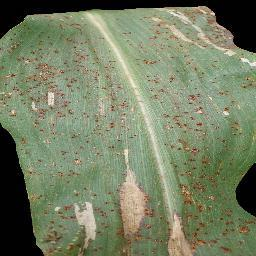
%> input picture Corn_(maize)___Common_rust_/12.JPG, 256 x 256 px, given in place of 9.jpg, which was not available
$ octave train_Potato_Early_blight.m   (GNU Octave 9; MATLAB toolbox functions it lacks are replaced by stand-ins)
%> lines starting %> are read from the running program, lines starting %| are printed output that depends on the picture; in (x1, y1, x2, y2) boxes, pixels count from 0 and x2, y2 are one past the last pixel; in counts of white or black regions, pixels touching at a corner belong together; the program's own positions count from 1; pictures that were not available may be replaced by others from this repository, and a replacement may not be noted
### EvaluateFeatures.m
% Function to call and evaluate features
function [feat_disease seg_img] =  EvaluateFeatures(I)

% Color Image Segmentation
% Use of K Means clustering for segmentation
% Convert Image from RGB Color Space to L*a*b* Color Space
% The L*a*b* space consists of a luminosity layer 'L*', chromaticity-layer 'a*' and 'b*'.
% All of the color information is in the 'a*' and 'b*' layers.
cform = makecform('srgb2lab');
% Apply the colorform
lab_he = applycform(I,cform);

% Classify the colors in a*b* colorspace using K means clustering.
% Since the image has 3 colors create 3 clusters.
% Measure the distance using Euclidean Distance Metric.
ab = double(lab_he(:,:,2:3));
nrows = size(ab,1);
ncols = size(ab,2);
ab = reshape(ab,nrows*ncols,2);
nColors = 3;
[cluster_idx cluster_center] = kmeans(ab,nColors,'distance','sqEuclidean', ...
                                      'Replicates',3);
%[cluster_idx cluster_center] = kmeans(ab,nColors,'distance','sqEuclidean','Replicates',3);
% Label every pixel in tha image using results from K means
pixel_labels = reshape(cluster_idx,nrows,ncols);
%figure,imshow(pixel_labels,[]), title('Image Labeled by Cluster Index');

% Create a blank cell array to store the results of clustering
segmented_images = cell(1,3);
% Create RGB label using pixel_labels
rgb_label = repmat(pixel_labels,[1,1,3]);

for k = 1:nColors
    colors = I;
    colors(rgb_label ~= k) = 0;
    segmented_images{k} = colors;
end


figure, subplot(2,4,1);imshow(I);title('Original Image'); subplot(2,4,2);imshow(segmented_images{1});title('Cluster 1'); subplot(2,4,3);imshow(segmented_images{2});title('Cluster 2');
subplot(2,4,4);imshow(segmented_images{3});title('Cluster 3');


% Feature Extraction
x = inputdlg('Enter the cluster no. containing the disease affected leaf part only:');
i = str2double(x);
% Extract the features from the segmented image
seg_img = segmented_images{i};

% Convert to grayscale if image is RGB
if ndims(seg_img) == 3
   img = rgb2gray(seg_img);
end
%figure, imshow(img); title('Gray Scale Image');

% Evaluate the disease affected area
black = im2bw(seg_img,graythresh(seg_img));
%figure, imshow(black);title('Black & White Image');
m = size(seg_img,1);
n = size(seg_img,2);

zero_image = zeros(m,n);
%G = imoverlay(zero_image,seg_img,[1 0 0]);

cc = bwconncomp(seg_img,6); %finds the 6-conneced components in the image
diseasedata = regionprops(cc,'basic'); % here basic refers to basic properties of an image
%stats = regionprops(CC,properties) measures a set of properties for each connected component (object) in CC,
%which is a structure returned by bwconncomp.

A1 = diseasedata.Area;
sprintf('Area of the disease affected region is : %g%',A1);

I_black = im2bw(I,graythresh(I));
kk = bwconncomp(I,6);
leafdata = regionprops(kk,'basic');
A2 = leafdata.Area;
sprintf(' Total leaf area is : %g%',A2);

%Affected_Area = 1-(A1/A2);
Affected_Area = (A1/A2);
if Affected_Area < 1
    Affected_Area = Affected_Area+0.15;
end
sprintf('Affected Area is: %g%%',(Affected_Area*100))

% Create the Gray Level Cooccurance Matrices (GLCMs)
glcms = graycomatrix(img);

% Derive Statistics from GLCM
stats = graycoprops(glcms,'Contrast Correlation Energy Homogeneity');
Contrast = stats.Contrast;
Correlation = stats.Correlation;
Energy = stats.Energy;
Homogeneity = stats.Homogeneity;
Mean = mean2(seg_img);
Standard_Deviation = std2(seg_img);
Entropy = entropy(seg_img);
RMS = mean2(rms(seg_img));
%Skewness = skewness(img)
Variance = mean2(var(double(seg_img)));
a = sum(double(seg_img(:)));
Smoothness = 1-(1/(1+a));
Kurtosis = kurtosis(double(seg_img(:)));
Skewness = skewness(double(seg_img(:)));
% Inverse Difference Movement
m = size(seg_img,1);
n = size(seg_img,2);
in_diff = 0;
for i = 1:m
    for j = 1:n
        temp = seg_img(i,j)./(1+(i-j).^2);
        in_diff = in_diff+temp;
    end
end
IDM = double(in_diff);

feat_disease = [Contrast,Correlation,Energy,Homogeneity, Mean, Standard_Deviation, Entropy, RMS, Variance, Smoothness, Kurtosis, Skewness, IDM];

### train_Potato_Early_blight.m
%Potato___Early_blight

for i=9:50
    disp(['Processing frame no.',num2str(i)]);
    img=imread(['Potato___Early_blight\',num2str(i),'.jpg']);
%> img is the input picture: size 256x256x3 uint8; mean R, G, B 118.5, 127.5, 99.5
    img = imresize(img,[256,256]);
    img = imadjust(img,stretchlim(img));
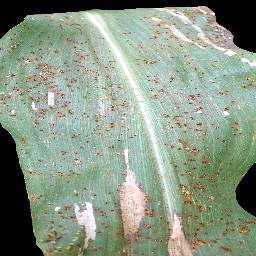
%> img: size 256x256x3 uint8; mean R, G, B 139.1, 152.5, 134.8
    imshow(img);title('Potato Early blight');
    [feat_disease seg_img] =  EvaluateFeatures(img);
%> in EvaluateFeatures, `lab_he = applycform(I,cform);`: lab_he: size 256x256x3 uint8; mean of channels 1, 2, 3 154.8, 120.7, 135.7
%> in EvaluateFeatures, `[cluster_idx cluster_center] = kmeans(ab,nColors,'distance','sqEuclide..`: cluster_center = [114.7 140.1; 123.6 130.4; 130.1 141.2]
%> in EvaluateFeatures, `pixel_labels = reshape(cluster_idx,nrows,ncols);`:
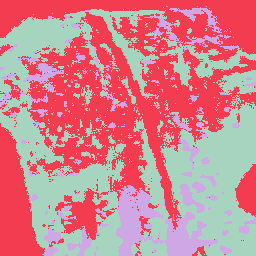
%> pixel_labels: size 256x256 double; 3 distinct labels, from 1 to 3; one colour per label, 0 black
%> in EvaluateFeatures, `rgb_label = repmat(pixel_labels,[1,1,3]);`:
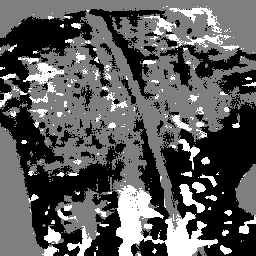
%> rgb_label: size 256x256x3 double; min 1, max 3, mean 1.71; drawn with min black and max white
%> after the loop in EvaluateFeatures, `for k = 1:nColors`:
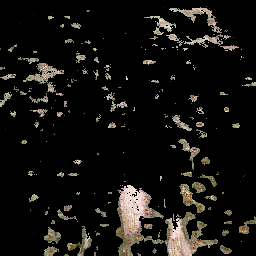
%> colors: size 256x256x3 uint8; mean R, G, B 19.7, 18.2, 15.6
%> after the loop in EvaluateFeatures, `for k = 1:nColors`: segmented_images = 3 items
%> in EvaluateFeatures, `imshow(segmented_images{1})`:
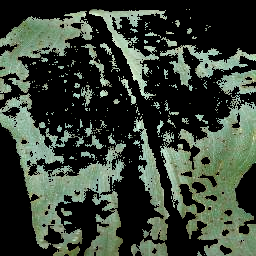
%> displayed picture: size 256x256x3, on the screen's scale of 0 to 255; mean R, G, B 57, 67.4, 55.6
%> in EvaluateFeatures, `imshow(segmented_images{2})`:
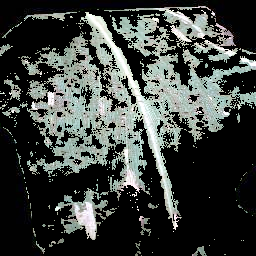
%> displayed picture: size 256x256x3, on the screen's scale of 0 to 255; mean R, G, B 62.4, 66.8, 63.6
%> the answer given: 3
%> in EvaluateFeatures, `black = im2bw(seg_img,graythresh(seg_img));`:
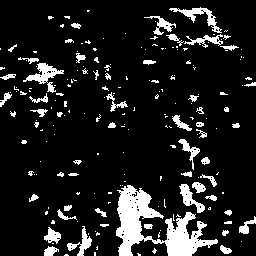
%> black: size 256x256 logical; 12% white; 200 white regions (145 under 20 px), largest, box (x1, y1, x2, y2) and area: (116, 185, 218, 256) 2922, (23, 63, 64, 93) 410, (169, 7, 222, 33) 345
%> in EvaluateFeatures, `cc = bwconncomp(seg_img,6);`: cc = 298 connected components
%> in EvaluateFeatures, `diseasedata = regionprops(cc,'basic');`: diseasedata = 298 regions; largest, Area and Centroid: 8840 [155.3 226.9 2], 1062 [44.6 74.2 2], 1029 [200.2 16.6 2], 852 [190.8 198.9 2], 780 [82.1 244.3 2]
%> in EvaluateFeatures, `A1 = diseasedata.Area;`: A1 = 6
%> the run ends on the next line

$ run again, on Corn_(maize)___Common_rust_/13.JPG
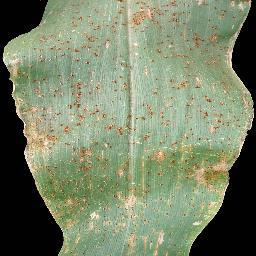
%> input picture Corn_(maize)___Common_rust_/13.JPG, 256 x 256 px, given in place of 9.jpg, which was not available
%> img is the input picture: size 256x256x3 uint8; mean R, G, B 122.7, 132.8, 105.7
%> `img = imadjust(img,stretchlim(img));`:
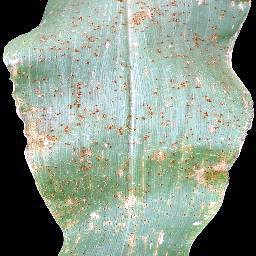
%> img: size 256x256x3 uint8; mean R, G, B 138.2, 151.8, 138.7
%> lab_he: size 256x256x3 uint8; mean of channels 1, 2, 3 153, 121.4, 133.1
%> cluster_center = [127.6 129.6; 117.5 131; 117.4 145.5]
%> pixel_labels: size 256x256 double; 3 distinct labels, from 1 to 3
%> after the loop in EvaluateFeatures, `for k = 1:nColors`: segmented_images = 3 items
%> in EvaluateFeatures, `black = im2bw(seg_img,graythresh(seg_img));`:
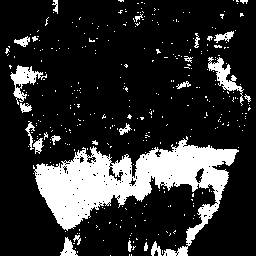
%> black: size 256x256 logical; 18.3% white; 348 white regions (325 under 20 px), largest, box (x1, y1, x2, y2) and area: (33, 136, 239, 256) 9067, (10, 65, 47, 105) 504, (208, 57, 244, 106) 490
%> cc = 488 connected components
%> diseasedata = 488 regions; largest, Area and Centroid: 26589 [131 181.2 2], 1434 [24.3 80 2], 1257 [224.5 76.2 2], 528 [68.9 249.5 2], 354 [224.8 37.3 2]
%> A1 = 42

$ run again, on Corn_(maize)___Common_rust_/18.JPG
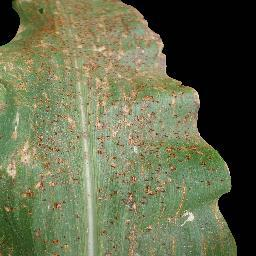
%> input picture Corn_(maize)___Common_rust_/18.JPG, 256 x 256 px, given in place of 9.jpg, which was not available
%> img is the input picture: size 256x256x3 uint8; mean R, G, B 102.6, 107.7, 77.2
%> lab_he: size 256x256x3 uint8; mean of channels 1, 2, 3 136.5, 121.6, 137.8
%> cluster_center = [126.7 147.2; 126.5 129.5; 112.5 142.3]
%> pixel_labels: size 256x256 double; 3 distinct labels, from 1 to 3
%> after the loop in EvaluateFeatures, `for k = 1:nColors`:
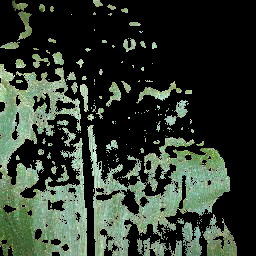
%> colors: size 256x256x3 uint8; mean R, G, B 48.8, 59.2, 47.3
%> after the loop in EvaluateFeatures, `for k = 1:nColors`: segmented_images = 3 items
%> in EvaluateFeatures, `black = im2bw(seg_img,graythresh(seg_img));`:
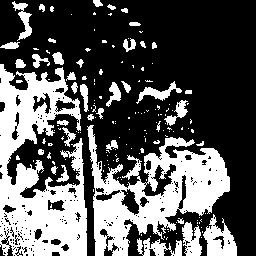
%> black: size 256x256 logical; 34.6% white; 162 white regions (123 under 20 px), largest, box (x1, y1, x2, y2) and area: (0, 64, 87, 256) 9931, (87, 125, 230, 256) 7894, (203, 214, 237, 256) 802
%> cc = 264 connected components
%> diseasedata = 264 regions; largest, Area and Centroid: 30348 [38.7 175 2], 23150 [156.7 193.6 2], 2382 [220.1 241.6 2], 1362 [192.5 240.8 2], 957 [159.2 93.2 2]
%> A1 = 293
